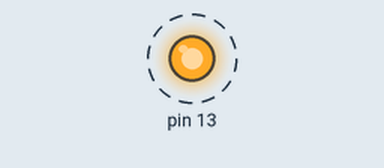
Simulated run of this sketch. Board: Arduino Mega 2560, built with avr-gcc and run on an emulated ATmega2560. Shown: output pins drawn as LEDs (lit = HIGH). Dashed ring = blinking. What the sketch prints to the serial monitor is not drawn.

Above: at 0.05 s.
Timing chart, 0 to 3.0 s (numbered marks = the images above):
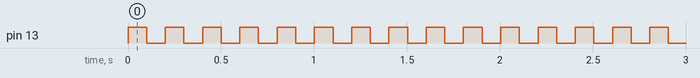

Measured:
- by itself, pin 13: alternates HIGH for 0.10 s and LOW for 0.10 s

The sketch:

Ex32.ino
```cpp
/* Programa: Pisca-Pisca com supervisão
 * Arduino : MEGA
 * Data    : 30/09/2019
 * Autor   : Rahul M. Juliato
 */

int quantidade=0;

void setup(){

  pinMode(13, OUTPUT);
  Serial.begin(9600);

}

void loop(){

  Serial.print("O pisca-pisca já piscou: ");
  Serial.print(quantidade);
  Serial.print(" vezes \n");

  quantidade = quantidade + 1;

  digitalWrite(13, HIGH);
  delay(100);
  digitalWrite(13, LOW);
  delay(100);

}
```
